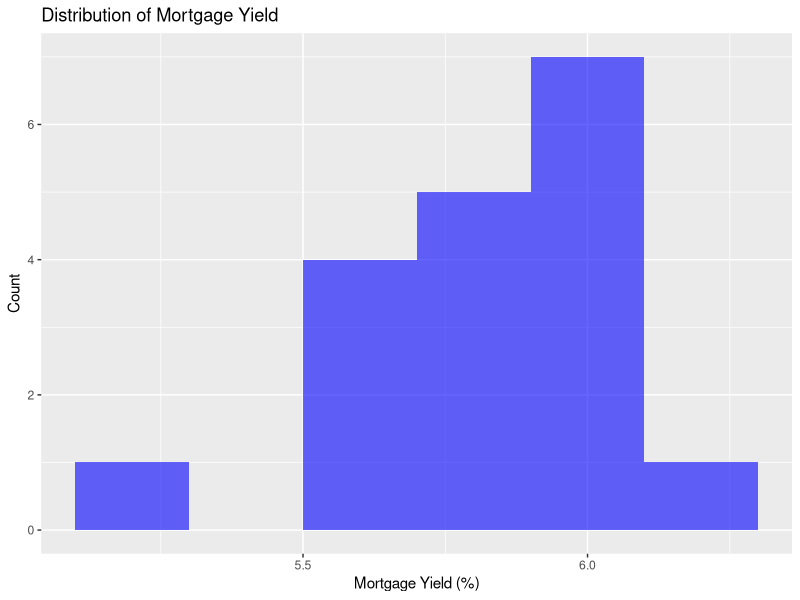
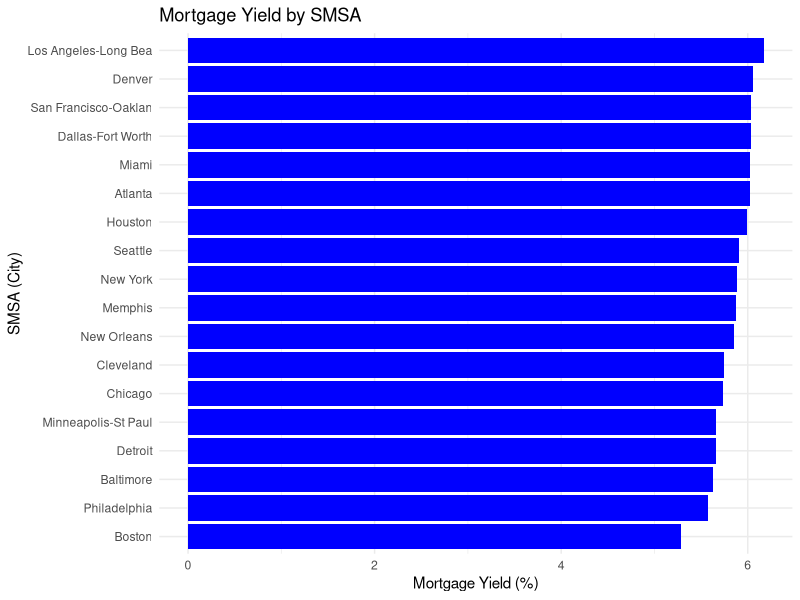
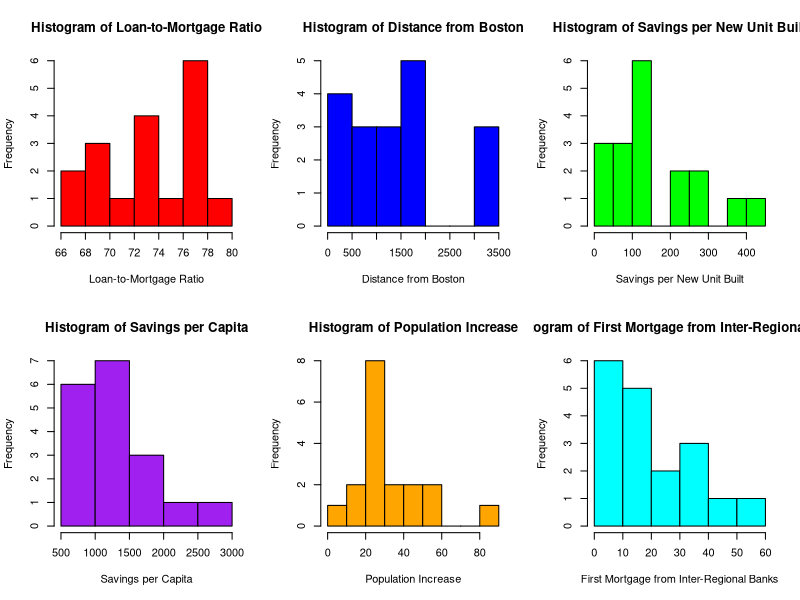
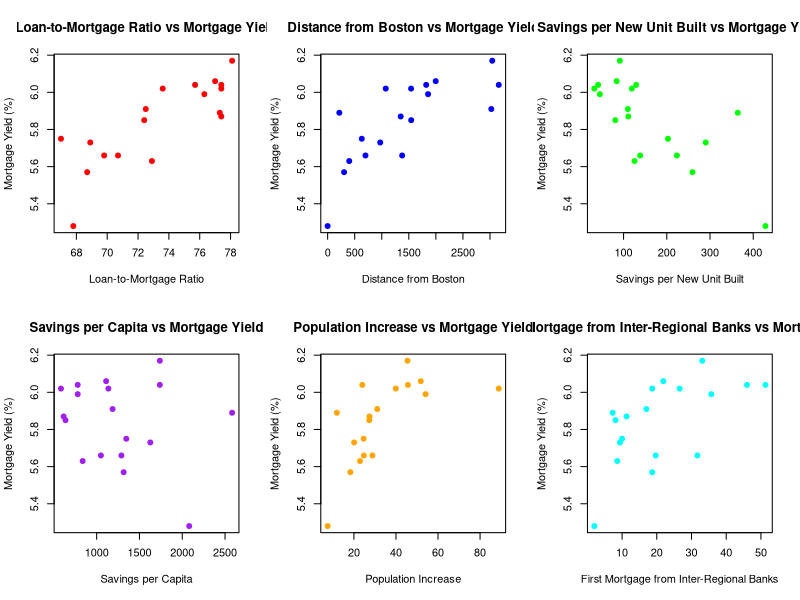
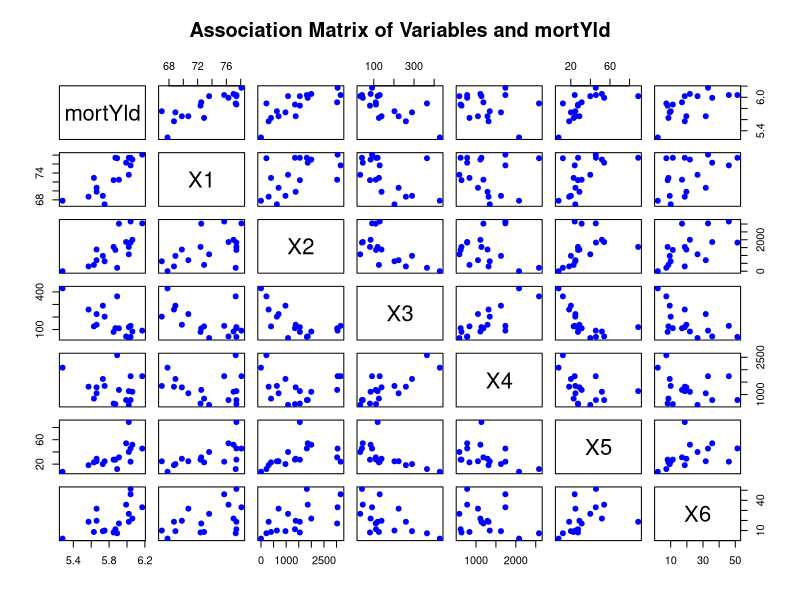
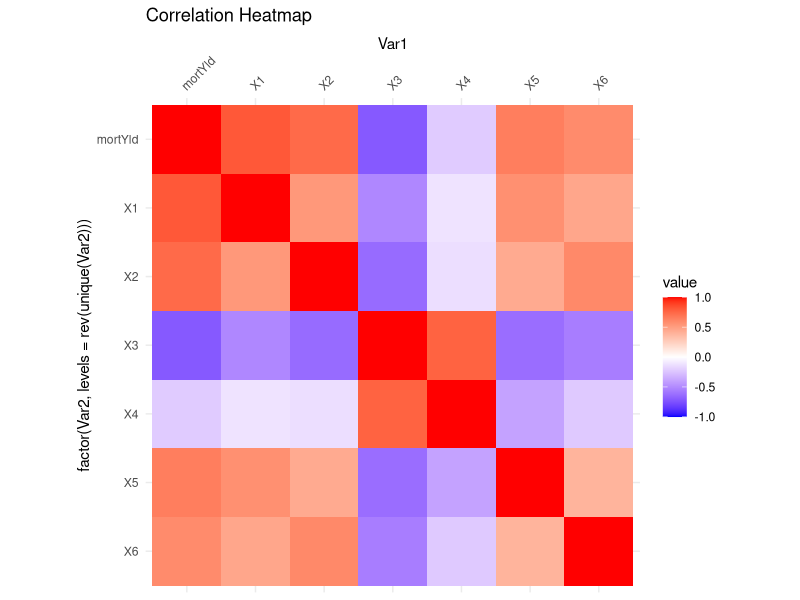
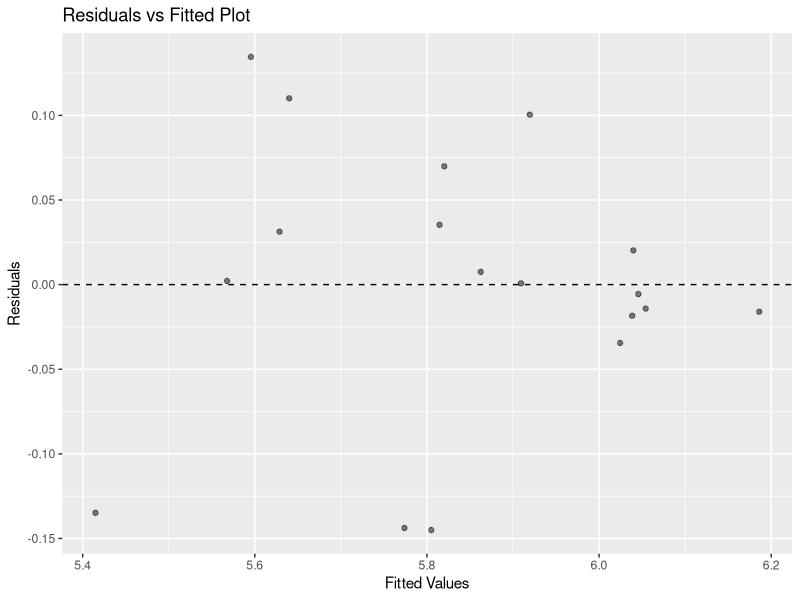
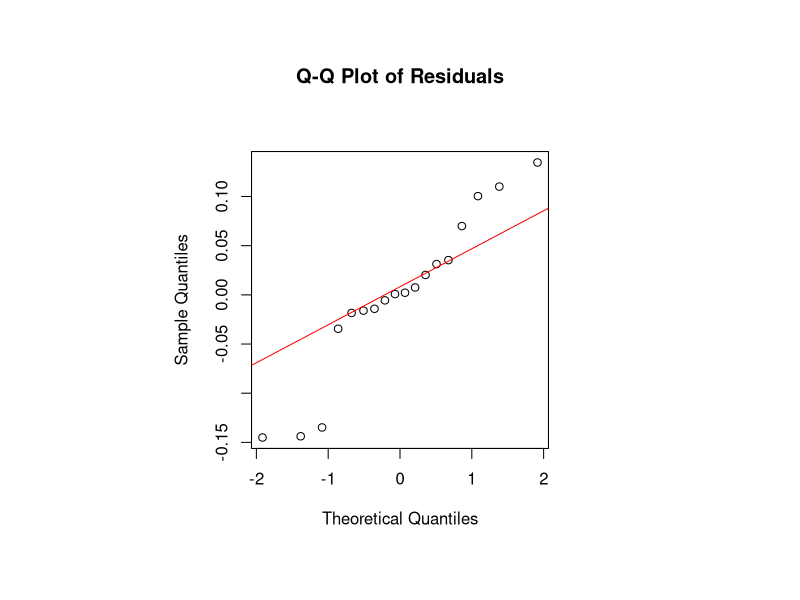

Here is the R script that generated these plots, in order:
## ---- chunk 1
# Load necessary libraries
library(ggplot2)
library(tidyverse)
library(dplyr)
library(knitr)
library(kableExtra)
library(xtable)
library(MASS)
library(car)
library(magrittr)

# Read data
df <- read.csv("myield.csv")

# Rename columns for easier reference
colnames(df) <- c("smsa", "mortYld", "X1", "X2", "X3", "X4", "X5", "X6")

# Display first few rows
kable(head(df), caption = "First few rows of the dataset") %>% kable_styling()
## ---- chunk 2
# Count missing values
colSums(is.na(df))

## ---- chunk 3
# Summary Statistics
summary_stats <- summary(df[, colnames(df) != "smsa"])
kable(summary_stats, caption = "Summary Statistics of Variables") %>% kable_styling()
## ---- chunk 4
# Histogram of Mortgage Yield
ggplot(df, aes(x = mortYld)) + 
  geom_histogram(binwidth = 0.2, fill = "blue", alpha = 0.6) +
  labs(title = "Distribution of Mortgage Yield", x = "Mortgage Yield (%)", y = "Count")

# Create a named vector where mortgage yield values are associated with their respective SMSAs
df <- df %>% arrange(desc(mortYld))  

# Create a better bar chart
ggplot(df, aes(x = reorder(smsa, mortYld), y = mortYld)) + 
  geom_bar(stat = "identity", fill = "blue") +
  coord_flip() +  # Flip coordinates to make labels readable
  labs(title = "Mortgage Yield by SMSA", x = "SMSA (City)", y = "Mortgage Yield (%)") +
  theme_minimal()


# Set up a 2x3 grid for multiple histograms
par(mfrow = c(2, 3))

# Define variable names
var_names <- c("Loan-to-Mortgage Ratio", "Distance from Boston", 
               "Savings per New Unit Built", "Savings per Capita", 
               "Population Increase", "First Mortgage from Inter-Regional Banks")

# Define colors for better visualization
hist_colors <- c("red", "blue", "green", "purple", "orange", "cyan")

# Loop through each variable (X1 to X6) and create a histogram
for (i in 1:6) {
  hist(df[[paste0("X", i)]], 
       main = paste("Histogram of", var_names[i]),
       xlab = var_names[i], 
       col = hist_colors[i], 
       border = "black")
}

# Reset plotting parameters to default
par(mfrow = c(1, 1))

## ---- chunk 5
# Set up a 2x3 grid for multiple scatter plots
par(mfrow = c(2, 3))

# Define variable names
var_names <- c("Loan-to-Mortgage Ratio", "Distance from Boston", 
               "Savings per New Unit Built", "Savings per Capita", 
               "Population Increase", "First Mortgage from Inter-Regional Banks")

# Define colors for better visualization
point_colors <- c("red", "blue", "green", "purple", "orange", "cyan")

# Loop through each variable (X1 to X6) and create a scatter plot with mortYld on the Y-axis
for (i in 1:6) {
  plot(df[[paste0("X", i)]], df$mortYld,
       main = paste(var_names[i], "vs Mortgage Yield"),
       xlab = var_names[i], ylab = "Mortgage Yield (%)",
       col = point_colors[i], pch = 19)
}

# Reset plotting parameters to default
par(mfrow = c(1, 1))

## ---- chunk 6
# Adjust the plotting window size to be square-like (you may need to resize RStudio plot panel)
par(mfrow = c(1, 1))  # Reset to 1x1 layout
par(mai = c(1, 1, 1, 1))  # Adjust margins to give more space around the plot
par(pin = c(10, 10))  # Set plot aspect ratio manually (width and height in inches)

# Select relevant numerical variables
selected_vars <- df[, c("mortYld", "X1", "X2", "X3", "X4", "X5", "X6")]

# Create the scatter plot matrix
pairs(selected_vars, 
      main = "Association Matrix of Variables and mortYld",
      col = "blue",   # Set color for points
      pch = 19)       # Use solid dots for points


## ---- chunk 7
# Correlation Matrix
# Compute correlation matrix
cor_matrix <- round(cor(df[,2:8]), 2)  # Excluding 'smsa'
kable(cor_matrix, caption = "Correlation Matrix") %>% kable_styling()
## ---- chunk 8
cor(residuals(lm(df$X2 ~ df$X3)), residuals(lm(df$X6 ~ df$X3)))

## ---- chunk 9
library(ggplot2)
library(reshape2)

# Convert correlation matrix to long format for heatmap
melted_cor <- melt(cor_matrix)

# Reverse the order of the y-axis (Var2) so that X1 appears at the top-left
ggplot(data = melted_cor, aes(x=Var1, y=factor(Var2, levels=rev(unique(Var2))), fill=value)) + 
  geom_tile() +
  scale_fill_gradient2(low="blue", high="red", mid="white", 
                       midpoint=0, limit=c(-1,1), space="Lab") +
  scale_x_discrete(position = "top") +  # Move X-axis labels to top
  theme_minimal() +
  coord_fixed() +
  theme(axis.text.x = element_text(angle = 45, hjust = 0)) + # Rotate labels for readability
  ggtitle("Correlation Heatmap")
## ---- chunk 10
# Pairwise Simple Regressions
models_simple <- lapply(1:6, function(i) {
  formula <- as.formula(paste("mortYld ~ X", i, sep = ""))
  lm(formula, data = df)
})

simple_summaries <- lapply(models_simple, summary)

data.frame(
  Predictor = paste0("X", 1:6),
  R_squared = sapply(simple_summaries, function(m) round(m$r.squared, 3)),
  p_value = sapply(simple_summaries, function(m) round(coef(m)[2,4], 4))
) %>%
  kable(caption = "Simple Linear Regressions: R² and p-values") %>%
  kable_styling()
## ---- chunk 11
# Null Model vs Full Model Comparison
null_model <- lm(mortYld ~ 1, data = df)
full_model <- lm(mortYld ~ X1 + X2 + X3 + X4 + X5 + X6, data = df)

anova(null_model, full_model)
## ---- chunk 12
# Fit linear regression model
model <- lm(mortYld ~ X1 + X2 + X3 + X4 + X5 + X6, data = df)

# Model summary
summary(model)

## ---- chunk 13
# Stepwise regression (both directions)
step_model <- stepAIC(model, direction = "both")
summary(step_model)
## ---- chunk 14
#model with interactions
interaction_model <- lm(mortYld ~ X1 * X3 * X4, data = df)

# Summary of the model
summary(interaction_model)

## ---- chunk 15
reduced_interaction_model <- lm(mortYld ~ X1 + X3 + X4 + X1:X3 + X1:X4 + X3:X4, data = df)
summary(reduced_interaction_model)
step_interaction_model <- stepAIC(lm(mortYld ~ X1 * X3 * X4, data = df), direction = "both")
summary(step_interaction_model)

## ---- chunk 16
# Compare model performances
adj_r2_compare <- data.frame(
  Model = c("Full Model", "Stepwise Model", "2-Way Interaction Model"),
  Adj_R2 = c(
    summary(full_model)$adj.r.squared,
    summary(step_model)$adj.r.squared,
    summary(reduced_interaction_model)$adj.r.squared
  )
)

kable(adj_r2_compare, caption = "Adjusted R² for Different Models") %>% kable_styling()

# Compare AIC
aic_compare <- AIC(full_model, step_model, reduced_interaction_model)
kable(aic_compare, caption = "AIC for Different Models") %>% kable_styling()

# Compare with ANOVA
anova(full_model, step_model, reduced_interaction_model)
## ---- chunk 17
# Compute Variance Inflation Factor (VIF)
vif_values <- vif(model)
kable(as.data.frame(vif_values), caption = "Variance Inflation Factors (VIF)") %>% kable_styling()

## ---- chunk 18
# Residuals vs Fitted Plot
ggplot(data.frame(fitted = fitted(model), residuals = resid(model)), aes(x = fitted, y = residuals)) +
  geom_point(alpha = 0.5) +
  geom_hline(yintercept = 0, linetype = "dashed") +
  labs(title = "Residuals vs Fitted Plot", x = "Fitted Values", y = "Residuals")
## ---- chunk 19
# QQ-Plot of Residuals
residuals <- resid(model)  # Extract residuals

# Set up a square plotting area
par(pty = "s")  

# Generate the Q-Q plot
qqnorm(residuals, main = "Q-Q Plot of Residuals") #Normal Q-Q Plot
qqline(residuals, col = "red")

# Reset plotting parameters (optional)
par(pty = "m")  
## ---- chunk 20
coeffs <- round(coef(model), 2)
kable(as.data.frame(coeffs), caption = "Final Model Coefficients") %>% kable_styling()
